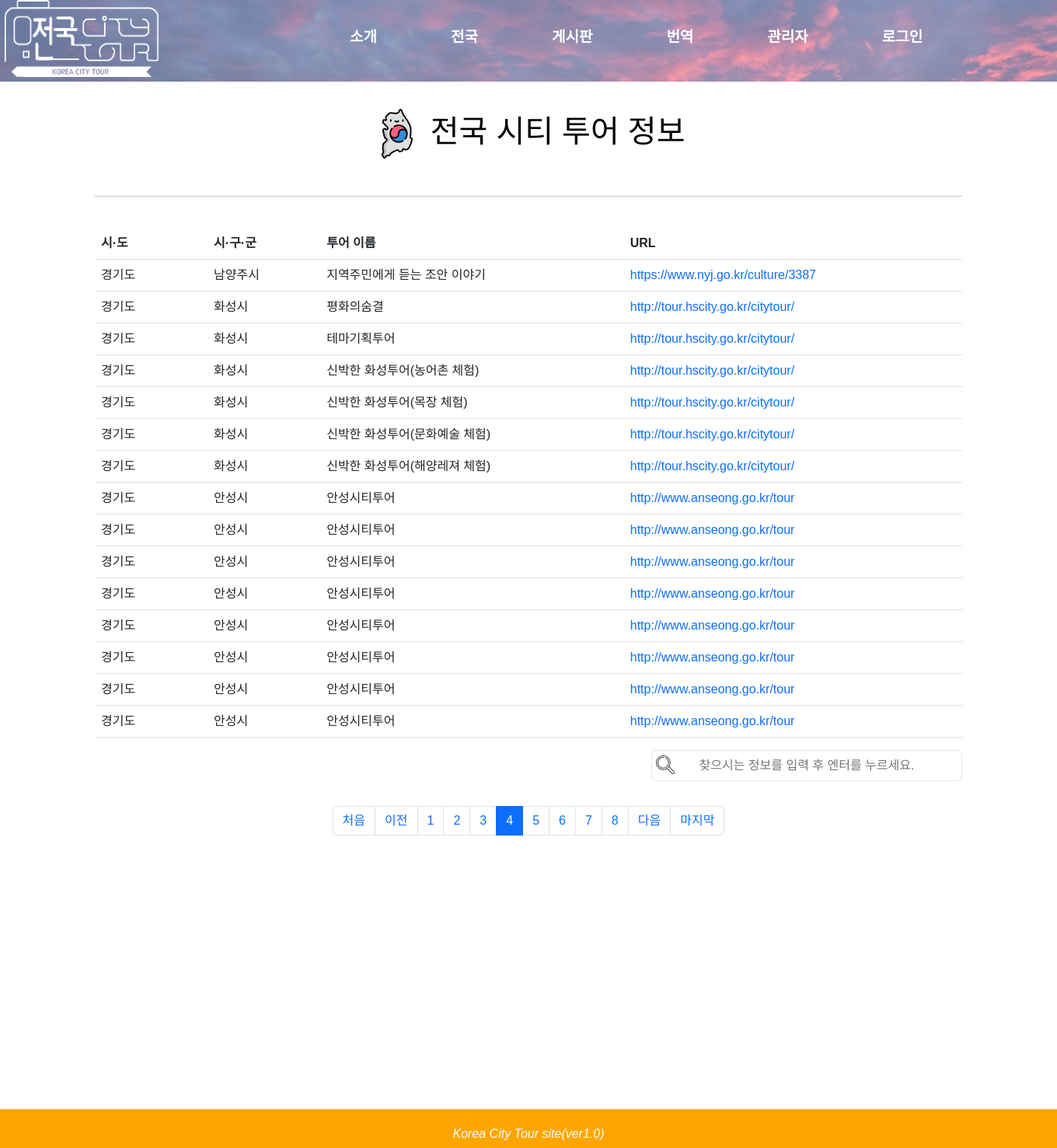
The app's page /web/whole_country/?q=&page=4 with its own data.
### web/models.py (models this page shows, shortened)
class Citytourdata(models.Model):
    city1       = models.CharField(max_length=50)
    city2       = models.CharField(max_length=50)
    cos_name    = models.CharField(max_length=50)
    cos_info    = models.CharField(max_length=200, blank=True, null=True)
    start_time  = models.CharField(max_length=50, blank=True, null=True)
    close_time  = models.CharField(max_length=50, blank=True, null=True)
    url         = models.CharField(max_length=200, blank=True, null=True)
    number      = models.CharField(max_length=50, blank=True, null=True)
    id          = models.IntegerField(primary_key=True)

### web/views.py (the view, shortened to what this page needs)
# urls.py: path('whole_country/', views.whole_country),
def whole_country(request):
 tourdatas = Citytourdata.objects.values()
 tourdatas = tourdatas.order_by('city1')
 for data in tourdatas:
  if data.get('city2') == '없음':
   data['city2'] = data.get('city1')
  if data.get('url') == "":
   data['url'] = "준비 중입니다."
  if "http" not in data.get('url'):
   if "kr" in data.get('url') or "com" in data.get('url') or "modoo" in data.get('url') or "danyang" in data.get('url'):
    data['url'] = "http://"+ data.get('url')
 q = request.GET.get('q', '')  #
 print(q)
 if q == '':
  page = request.GET.get('page', 1)
  citytour_list = tourdatas
  paginator = Paginator(citytour_list, 15)
  page_obj = paginator.get_page(page)
  context = {
  "page_obj" : page_obj,
  }
  return render(request, "whole_country.html",context)

### web/templates/whole_country.html (shortened to what this page needs)
{% extends "base.html" %}
{% block head %}
<link href="https://cdn.jsdelivr.net/npm/bootstrap@5.2.2/dist/css/bootstrap.min.css" rel="stylesheet">
{% endblock %}
{% block contents %}
<br>
<div class="container my-3">
    <h1 style = "text-align:center">
        <a href = "http://localhost:8000/web/whole_country/" style ="color:black" ><img src = "/static/images/south-korea.png"> 전국 시티 투어 정보
        </a>
    </h1><br>
    <table class = "table">
        <hr><br>
        <tr>
            <th style = "width:13%;">시·도</th>
            <th style = "width:13%;">시·구·군</th>
            <th style = "width:35%;">투어 이름</th>
            <th>URL</th>
        </tr>
            {% if page_obj %}
            {% for data in page_obj %}
                <tr>
                    <td>{{data.city1}}</td>
                    <td>{{data.city2}}</td>
                    <td>{{data.cos_name}}</td>
                    {% if data.url != "준비 중입니다."%}
                        <td><a href = "{{data.url}}">{{data.url}}</a></td>
                    {% else %}
                        <td>{{data.url}}</td>
                    {% endif %}
                </tr>
            {% endfor %}
            {% endif %}
    </table>
    <form class = "searchData" action="http://localhost:8000/web/whole_country/" method="get" >
        <input class = "searchDataF" type="text" placeholder="찾으시는 정보를 입력 후 엔터를 누르세요." name="q" value="{{ q }}" />
    </form>
</div>
<div id="paging">
        <ul class="pagination justify-content-center" style="margin-top: 2rem;">
            {% if page_obj %}
            {% if page_obj.has_previous %}
            <li class="page-item">
            <a class="page-link" href="?q={{q}}&page={{ page_obj.paginator.page_range }}">
                처음
            </a>
           </li>
            <li class="page-item">
                <a class="page-link" href="?q={{q}}&page={{ page_obj.previous_page_number }}">이전</a>
            </li>
            {% else %}
            <li class="page-item disabled">
                <a class="page-link" tabindex="-1" aria-disabled="true" href="#">이전</a>
            </li>
            {% endif %}
            {% for page_number in page_obj.paginator.page_range %}
            {% if page_number >= page_obj.number|add:-4 and page_number <= page_obj.number|add:4 %}
            {% if page_number == page_obj.number %}
            <li class="page-item active" aria-current="page">
                <a class="page-link" href="?q={{q}}&page={{ page_number }}">{{ page_number }}</a>
            </li>
            {% else %}
            <li class="page-item">
                <a class="page-link" href="?q={{q}}&page={{ page_number }}">{{ page_number }}</a>
            </li>
            {% endif %}
            {% endif %}
            {% endfor %}
            {% if page_obj.has_next %}
            <li class="page-item">
                <a class="page-link" href="?q={{q}}&page={{ page_obj.next_page_number }}">다음</a>
            </li>
            <li class="page-item">
            <a class="page-link"
               href="?q={{q}}&page={{ page_obj.paginator.num_pages }}">
                마지막
            </a>
           </li>
            {% else %}
            <li class="page-item disabled">
                <a class="page-link" tabindex="-1" aria-disabled="true" href="#">다음</a>
            </li>
            {% endif %}
            {% endif %}
        </ul>
    <br>
    <div id = 'wrapper'>
    </div>
    <footer>
        <p><em>Korea City Tour site(ver1.0)</em></p>
    </footer>
{% endblock %}

### records on screen
Citytourdata: city1 "경기도", city2 "남양주시", cos_name "지역주민에게 듣는 조안 이야기", url "https://www.nyj.go.kr/culture/3387"
Citytourdata: city1 "경기도", city2 "화성시", cos_name "평화의숨결", url "http://tour.hscity.go.kr/citytour/"
Citytourdata: city1 "경기도", city2 "화성시", cos_name "테마기획투어", url "http://tour.hscity.go.kr/citytour/"
Citytourdata: city1 "경기도", city2 "화성시", cos_name "신박한 화성투어(농어촌 체험)", url "http://tour.hscity.go.kr/citytour/"
Citytourdata: city1 "경기도", city2 "화성시", cos_name "신박한 화성투어(목장 체험)", url "http://tour.hscity.go.kr/citytour/"
Citytourdata: city1 "경기도", city2 "화성시", cos_name "신박한 화성투어(문화예술 체험)", url "http://tour.hscity.go.kr/citytour/"
Citytourdata: city1 "경기도", city2 "화성시", cos_name "신박한 화성투어(해양레져 체험)", url "http://tour.hscity.go.kr/citytour/"
Citytourdata: city1 "경기도", city2 "안성시", cos_name "안성시티투어", url "http://www.anseong.go.kr/tour"
Citytourdata: city1 "경기도", city2 "안성시", cos_name "안성시티투어", url "http://www.anseong.go.kr/tour"
Citytourdata: city1 "경기도", city2 "안성시", cos_name "안성시티투어", url "http://www.anseong.go.kr/tour"
Citytourdata: city1 "경기도", city2 "안성시", cos_name "안성시티투어", url "http://www.anseong.go.kr/tour"
Citytourdata: city1 "경기도", city2 "안성시", cos_name "안성시티투어", url "http://www.anseong.go.kr/tour"
Citytourdata: city1 "경기도", city2 "안성시", cos_name "안성시티투어", url "http://www.anseong.go.kr/tour"
Citytourdata: city1 "경기도", city2 "안성시", cos_name "안성시티투어", url "http://www.anseong.go.kr/tour"
Citytourdata: city1 "경기도", city2 "안성시", cos_name "안성시티투어", url "http://www.anseong.go.kr/tour"

### other values on screen
{{ page_number }} "1" "2" "3" "5" "6" "7" "8"
{{ page_number }} "4"
